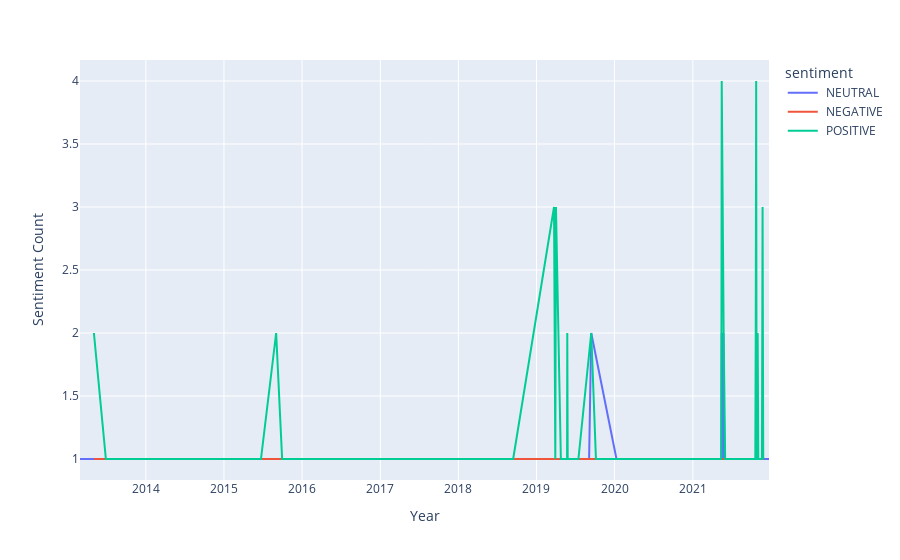

The cell this chart's notebook holds for it:
### Code cell
data = db.groupby(['date', 'sentiment']).size().reset_index(name='NoOfSentiments')
data = data.sort_values(by="date")

fig = px.line(data, x="date", y="NoOfSentiments", color='sentiment', labels={'date': 'Year', 'NoOfSentiments': 'Sentiment Count'})
fig.show()

### Figure 1 — Plotly figure (JSON) as saved in the notebook; plotly's stock layout.template omitted (floating-point values rounded to 4 significant figures)
{"data": [{"hovertemplate": "sentiment= NEUTRAL<br>Year=%{x}<br>Sentiment Count=%{y}<extra></extra>", "legendgroup": " NEUTRAL", "line": {"color": "#636efa", "dash": "solid"}, "marker": {"symbol": "circle"}, "mode": "lines", "name": " NEUTRAL", "orientation": "v", "showlegend": true, "type": "scatter", "x": ["2013-02-27", "2013-05-03", "2013-05-25", "2014-01-23", "2016-09-13", "2018-09-11", "2019-05-31", "2019-09-04", "2019-09-14", "2020-01-10", "2020-02-01", "2021-05-14", "2021-05-16", "2021-05-17", "2021-05-20", "2021-05-21", "2021-05-22", "2021-05-24", "2021-05-26", "2021-05-28", "2021-12-14", "2021-12-23"], "xaxis": "x", "y": [1, 1, 1, 1, 1, 1, 1, 1, 2, 1, 1, 1, 2, 1, 1, 1, 1, 2, 1, 1, 1, 1], "yaxis": "y"}, {"hovertemplate": "sentiment= NEGATIVE<br>Year=%{x}<br>Sentiment Count=%{y}<extra></extra>", "legendgroup": " NEGATIVE", "line": {"color": "#EF553B", "dash": "solid"}, "marker": {"symbol": "circle"}, "mode": "lines", "name": " NEGATIVE", "orientation": "v", "showlegend": true, "type": "scatter", "x": ["2013-05-03", "2014-10-28", "2018-06-17", "2018-07-05", "2018-07-10", "2021-11-27"], "xaxis": "x", "y": [1, 1, 1, 1, 1, 1], "yaxis": "y"}, {"hovertemplate": "sentiment= POSITIVE<br>Year=%{x}<br>Sentiment Count=%{y}<extra></extra>", "legendgroup": " POSITIVE", "line": {"color": "#00cc96", "dash": "solid"}, "marker": {"symbol": "circle"}, "mode": "lines", "name": " POSITIVE", "orientation": "v", "showlegend": true, "type": "scatter", "x": ["2013-05-03", "2013-06-28", "2015-03-16", "2015-06-23", "2015-09-02", "2015-09-30", "2016-04-01", "2016-04-20", "2016-04-27", "2016-07-05", "2016-10-29", "2017-10-02", "2017-10-06", "2018-01-29", "2018-02-22", "2018-02-24", "2018-02-25", "2018-03-22", "2018-05-20", "2018-05-26", "2018-05-29", "2018-06-03", "2018-06-09", "2018-06-10", "2018-06-16", "2018-08-05", "2018-08-25", "2018-09-14", "2019-03-24", "2019-03-30", "2019-04-02", "2019-04-12", "2019-04-13", "2019-04-24", "2019-04-25", "2019-05-08", "2019-05-24", "2019-05-25", "2019-05-27", "2019-06-19", "2019-07-08", "2019-07-16", "2019-09-14", "2019-10-06", "2019-11-20", "2020-02-10", "2021-04-27", "2021-04-28", "2021-05-10", "2021-05-11", "2021-05-13", "2021-05-14", "2021-05-16", "2021-05-20", "2021-05-25", "2021-06-01", "2021-09-23", "2021-10-20", "2021-10-22", "2021-10-24", "2021-10-26", "2021-10-27", "2021-10-31", "2021-11-01", "2021-11-03", "2021-11-20", "2021-11-23", "2021-11-26"], "xaxis": "x", "y": [2, 1, 1, 1, 2, 1, 1, 1, 1, 1, 1, 1, 1, 1, 1, 1, 1, 1, 1, 1, 1, 1, 1, 1, 1, 1, 1, 1, 3, 1, 3, 2, 2, 1, 1, 1, 1, 2, 1, 1, 1, 1, 2, 1, 1, 1, 1, 1, 1, 1, 1, 1, 4, 3, 2, 1, 1, 1, 2, 4, 1, 1, 2, 1, 1, 1, 3, 1], "yaxis": "y"}], "layout": {"legend": {"title": {"text": "sentiment"}, "tracegroupgap": 0}, "margin": {"t": 60}, "xaxis": {"anchor": "y", "domain": [0, 1], "title": {"text": "Year"}}, "yaxis": {"anchor": "x", "domain": [0, 1], "title": {"text": "Sentiment Count"}}}}
